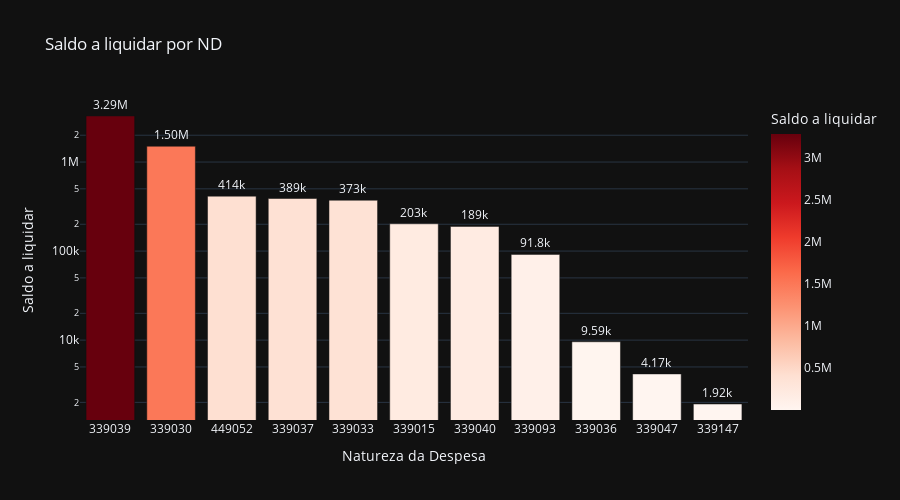

Source (notebook cell):
### Code cell
# Saldo a liquidar por ND
cols = ['ND', 'A_LIQUIDAR']

df_aux = df.loc[:, cols].groupby('ND').sum().sort_values(by= 'A_LIQUIDAR', ascending=False).reset_index()
df_aux = df_aux[df_aux['A_LIQUIDAR'] > 0]
fig = px.bar(df_aux, 
             x='ND', 
             y='A_LIQUIDAR',
             title='Saldo a liquidar por ND',
             labels={'ND':'Natureza da Despesa', 'A_LIQUIDAR':'Saldo a liquidar'},
             text_auto='.3s',
             height=500,
             log_y=True,
             color='A_LIQUIDAR',
             color_continuous_scale = 'reds',
             template='plotly_dark')
fig.update_traces(textposition = 'outside', cliponaxis = False, hovertemplate=None)
fig.update_layout(hovermode="x unified")

fig.show()

### Figure 1 — Plotly figure (JSON) as saved in the notebook; plotly's stock layout.template omitted (floating-point values rounded to 4 significant figures)
{"data": [{"alignmentgroup": "True", "cliponaxis": false, "legendgroup": "", "marker": {"color": [3289000.0, 1505000.0, 414100.0, 389400.0, 372600.0, 202600.0, 189400.0, 91820.0, 9589.0, 4175.0, 1918.0], "coloraxis": "coloraxis", "pattern": {"shape": ""}}, "name": "", "offsetgroup": "", "orientation": "v", "showlegend": false, "textposition": "outside", "texttemplate": "%{y:.3s}", "type": "bar", "x": ["339039", "339030", "449052", "339037", "339033", "339015", "339040", "339093", "339036", "339047", "339147"], "xaxis": "x", "y": [3289000.0, 1505000.0, 414100.0, 389400.0, 372600.0, 202600.0, 189400.0, 91820.0, 9589.0, 4175.0, 1918.0], "yaxis": "y"}], "layout": {"barmode": "relative", "coloraxis": {"colorbar": {"title": {"text": "Saldo a liquidar"}}, "colorscale": [[0, "rgb(255,245,240)"], [0.125, "rgb(254,224,210)"], [0.25, "rgb(252,187,161)"], [0.375, "rgb(252,146,114)"], [0.5, "rgb(251,106,74)"], [0.625, "rgb(239,59,44)"], [0.75, "rgb(203,24,29)"], [0.875, "rgb(165,15,21)"], [1, "rgb(103,0,13)"]]}, "height": 500, "hovermode": "x unified", "legend": {"tracegroupgap": 0}, "title": {"text": "Saldo a liquidar por ND"}, "xaxis": {"anchor": "y", "domain": [0, 1], "title": {"text": "Natureza da Despesa"}}, "yaxis": {"anchor": "x", "domain": [0, 1], "title": {"text": "Saldo a liquidar"}, "type": "log"}}}
